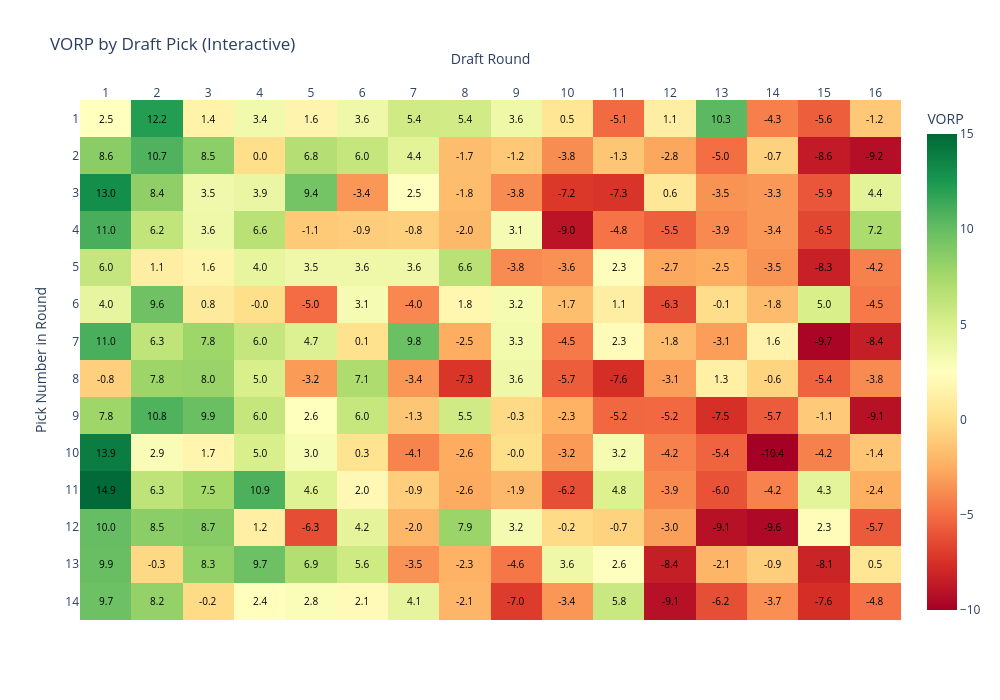

Notebook code cell kept with this figure:
### Code cell
pivot_vorp = heatmap_df.pivot(index='roundPickNumber', columns='roundId', values='vorp')
pivot_player = heatmap_df.pivot(index='roundPickNumber', columns='roundId', values='player_name')
pivot_position = heatmap_df.pivot(index='roundPickNumber', columns='roundId', values='position')
pivot_points = heatmap_df.pivot(index='roundPickNumber', columns='roundId', values='points')

# Build hover text
hover_text = (
    '<b>' + pivot_player.fillna('') + '</b><br>' +
    'Pos: ' + pivot_position.fillna('') + '<br>' +
    'VORP: ' + pivot_vorp.round(2).astype(str) + '<br>' +
    'Points: ' + pivot_points.fillna(0).astype(int).astype(str)
)

# Create Heatmap
fig = go.Figure(data=go.Heatmap(
    z=pivot_vorp.values,
    x=pivot_vorp.columns,
    y=pivot_vorp.index,
    text=hover_text.values,
    hoverinfo="text",
    colorscale='RdYlGn',
    zmin=-10,
    zmax=15,
    showscale=True,
    colorbar=dict(title="VORP"),
))

# Add text in center of each box (VORP)
for i in range(len(pivot_vorp.index)):
    for j in range(len(pivot_vorp.columns)):
        value = pivot_vorp.iloc[i, j]
        if pd.notnull(value):
            fig.add_annotation(
                text=f"{value:.1f}",
                x=pivot_vorp.columns[j],
                y=pivot_vorp.index[i],
                showarrow=False,
                font=dict(color="black", size=10),
                xanchor="center",
                yanchor="middle"
            )

# Layout adjustments
fig.update_layout(
    title="VORP by Draft Pick (Interactive)",
    xaxis=dict(title="Draft Round", side='top', tickmode='linear', dtick=1),
    yaxis=dict(title="Pick Number in Round", autorange='reversed', tickmode='linear', dtick=1),
    width=1000,
    height=700,
    plot_bgcolor='white'
)

fig.write_html("../docs/charts/draft_value_chart.html")
fig.show()

### Figure 1 — Plotly figure (JSON) as saved in the notebook; plotly's stock layout.template omitted (floating-point values rounded to 4 significant figures; data arrays with more than 128 entries replaced by an {"elided": "..."} marker saying what was removed)
{"data": [{"colorbar": {"title": {"text": "VORP"}}, "colorscale": [[0, "rgb(165,0,38)"], [0.1, "rgb(215,48,39)"], [0.2, "rgb(244,109,67)"], [0.3, "rgb(253,174,97)"], [0.4, "rgb(254,224,139)"], [0.5, "rgb(255,255,191)"], [0.6, "rgb(217,239,139)"], [0.7, "rgb(166,217,106)"], [0.8, "rgb(102,189,99)"], [0.9, "rgb(26,152,80)"], [1, "rgb(0,104,55)"]], "hoverinfo": "text", "showscale": true, "text": {"elided": "14x16 str values"}, "type": "heatmap", "x": [1, 2, 3, 4, 5, 6, 7, 8, 9, 10, 11, 12, 13, 14, 15, 16], "y": [1, 2, 3, 4, 5, 6, 7, 8, 9, 10, 11, 12, 13, 14], "z": {"elided": "14x16 float values"}, "zmax": 15, "zmin": -10}], "layout": {"annotations": [{"font": {"color": "black", "size": 10}, "showarrow": false, "text": "2.5", "x": 1, "xanchor": "center", "y": 1, "yanchor": "middle"}, {"font": {"color": "black", "size": 10}, "showarrow": false, "text": "12.2", "x": 2, "xanchor": "center", "y": 1, "yanchor": "middle"}, {"font": {"color": "black", "size": 10}, "showarrow": false, "text": "1.4", "x": 3, "xanchor": "center", "y": 1, "yanchor": "middle"}, {"font": {"color": "black", "size": 10}, "showarrow": false, "text": "3.4", "x": 4, "xanchor": "center", "y": 1, "yanchor": "middle"}, {"font": {"color": "black", "size": 10}, "showarrow": false, "text": "1.6", "x": 5, "xanchor": "center", "y": 1, "yanchor": "middle"}, {"font": {"color": "black", "size": 10}, "showarrow": false, "text": "3.6", "x": 6, "xanchor": "center", "y": 1, "yanchor": "middle"}, {"font": {"color": "black", "size": 10}, "showarrow": false, "text": "5.4", "x": 7, "xanchor": "center", "y": 1, "yanchor": "middle"}, {"font": {"color": "black", "size": 10}, "showarrow": false, "text": "5.4", "x": 8, "xanchor": "center", "y": 1, "yanchor": "middle"}, {"font": {"color": "black", "size": 10}, "showarrow": false, "text": "3.6", "x": 9, "xanchor": "center", "y": 1, "yanchor": "middle"}, {"font": {"color": "black", "size": 10}, "showarrow": false, "text": "0.5", "x": 10, "xanchor": "center", "y": 1, "yanchor": "middle"}, {"font": {"color": "black", "size": 10}, "showarrow": false, "text": "-5.1", "x": 11, "xanchor": "center", "y": 1, "yanchor": "middle"}, {"font": {"color": "black", "size": 10}, "showarrow": false, "text": "1.1", "x": 12, "xanchor": "center", "y": 1, "yanchor": "middle"}, {"font": {"color": "black", "size": 10}, "showarrow": false, "text": "10.3", "x": 13, "xanchor": "center", "y": 1, "yanchor": "middle"}, {"font": {"color": "black", "size": 10}, "showarrow": false, "text": "-4.3", "x": 14, "xanchor": "center", "y": 1, "yanchor": "middle"}, {"font": {"color": "black", "size": 10}, "showarrow": false, "text": "-5.6", "x": 15, "xanchor": "center", "y": 1, "yanchor": "middle"}, {"font": {"color": "black", "size": 10}, "showarrow": false, "text": "-1.2", "x": 16, "xanchor": "center", "y": 1, "yanchor": "middle"}, {"font": {"color": "black", "size": 10}, "showarrow": false, "text": "8.6", "x": 1, "xanchor": "center", "y": 2, "yanchor": "middle"}, {"font": {"color": "black", "size": 10}, "showarrow": false, "text": "10.7", "x": 2, "xanchor": "center", "y": 2, "yanchor": "middle"}, {"font": {"color": "black", "size": 10}, "showarrow": false, "text": "8.5", "x": 3, "xanchor": "center", "y": 2, "yanchor": "middle"}, {"font": {"color": "black", "size": 10}, "showarrow": false, "text": "0.0", "x": 4, "xanchor": "center", "y": 2, "yanchor": "middle"}, {"font": {"color": "black", "size": 10}, "showarrow": false, "text": "6.8", "x": 5, "xanchor": "center", "y": 2, "yanchor": "middle"}, {"font": {"color": "black", "size": 10}, "showarrow": false, "text": "6.0", "x": 6, "xanchor": "center", "y": 2, "yanchor": "middle"}, {"font": {"color": "black", "size": 10}, "showarrow": false, "text": "4.4", "x": 7, "xanchor": "center", "y": 2, "yanchor": "middle"}, {"font": {"color": "black", "size": 10}, "showarrow": false, "text": "-1.7", "x": 8, "xanchor": "center", "y": 2, "yanchor": "middle"}, {"font": {"color": "black", "size": 10}, "showarrow": false, "text": "-1.2", "x": 9, "xanchor": "center", "y": 2, "yanchor": "middle"}, {"font": {"color": "black", "size": 10}, "showarrow": false, "text": "-3.8", "x": 10, "xanchor": "center", "y": 2, "yanchor": "middle"}, {"font": {"color": "black", "size": 10}, "showarrow": false, "text": "-1.3", "x": 11, "xanchor": "center", "y": 2, "yanchor": "middle"}, {"font": {"color": "black", "size": 10}, "showarrow": false, "text": "-2.8", "x": 12, "xanchor": "center", "y": 2, "yanchor": "middle"}, {"font": {"color": "black", "size": 10}, "showarrow": false, "text": "-5.0", "x": 13, "xanchor": "center", "y": 2, "yanchor": "middle"}, {"font": {"color": "black", "size": 10}, "showarrow": false, "text": "-0.7", "x": 14, "xanchor": "center", "y": 2, "yanchor": "middle"}, {"font": {"color": "black", "size": 10}, "showarrow": false, "text": "-8.6", "x": 15, "xanchor": "center", "y": 2, "yanchor": "middle"}, {"font": {"color": "black", "size": 10}, "showarrow": false, "text": "-9.2", "x": 16, "xanchor": "center", "y": 2, "yanchor": "middle"}, {"font": {"color": "black", "size": 10}, "showarrow": false, "text": "13.0", "x": 1, "xanchor": "center", "y": 3, "yanchor": "middle"}, {"font": {"color": "black", "size": 10}, "showarrow": false, "text": "8.4", "x": 2, "xanchor": "center", "y": 3, "yanchor": "middle"}, {"font": {"color": "black", "size": 10}, "showarrow": false, "text": "3.5", "x": 3, "xanchor": "center", "y": 3, "yanchor": "middle"}, {"font": {"color": "black", "size": 10}, "showarrow": false, "text": "3.9", "x": 4, "xanchor": "center", "y": 3, "yanchor": "middle"}, {"font": {"color": "black", "size": 10}, "showarrow": false, "text": "9.4", "x": 5, "xanchor": "center", "y": 3, "yanchor": "middle"}, {"font": {"color": "black", "size": 10}, "showarrow": false, "text": "-3.4", "x": 6, "xanchor": "center", "y": 3, "yanchor": "middle"}, {"font": {"color": "black", "size": 10}, "showarrow": false, "text": "2.5", "x": 7, "xanchor": "center", "y": 3, "yanchor": "middle"}, {"font": {"color": "black", "size": 10}, "showarrow": false, "text": "-1.8", "x": 8, "xanchor": "center", "y": 3, "yanchor": "middle"}, {"font": {"color": "black", "size": 10}, "showarrow": false, "text": "-3.8", "x": 9, "xanchor": "center", "y": 3, "yanchor": "middle"}, {"font": {"color": "black", "size": 10}, "showarrow": false, "text": "-7.2", "x": 10, "xanchor": "center", "y": 3, "yanchor": "middle"}, {"font": {"color": "black", "size": 10}, "showarrow": false, "text": "-7.3", "x": 11, "xanchor": "center", "y": 3, "yanchor": "middle"}, {"font": {"color": "black", "size": 10}, "showarrow": false, "text": "0.6", "x": 12, "xanchor": "center", "y": 3, "yanchor": "middle"}, {"font": {"color": "black", "size": 10}, "showarrow": false, "text": "-3.5", "x": 13, "xanchor": "center", "y": 3, "yanchor": "middle"}, {"font": {"color": "black", "size": 10}, "showarrow": false, "text": "-3.3", "x": 14, "xanchor": "center", "y": 3, "yanchor": "middle"}, {"font": {"color": "black", "size": 10}, "showarrow": false, "text": "-5.9", "x": 15, "xanchor": "center", "y": 3, "yanchor": "middle"}, {"font": {"color": "black", "size": 10}, "showarrow": false, "text": "4.4", "x": 16, "xanchor": "center", "y": 3, "yanchor": "middle"}, {"font": {"color": "black", "size": 10}, "showarrow": false, "text": "11.0", "x": 1, "xanchor": "center", "y": 4, "yanchor": "middle"}, {"font": {"color": "black", "size": 10}, "showarrow": false, "text": "6.2", "x": 2, "xanchor": "center", "y": 4, "yanchor": "middle"}, {"font": {"color": "black", "size": 10}, "showarrow": false, "text": "3.6", "x": 3, "xanchor": "center", "y": 4, "yanchor": "middle"}, {"font": {"color": "black", "size": 10}, "showarrow": false, "text": "6.6", "x": 4, "xanchor": "center", "y": 4, "yanchor": "middle"}, {"font": {"color": "black", "size": 10}, "showarrow": false, "text": "-1.1", "x": 5, "xanchor": "center", "y": 4, "yanchor": "middle"}, {"font": {"color": "black", "size": 10}, "showarrow": false, "text": "-0.9", "x": 6, "xanchor": "center", "y": 4, "yanchor": "middle"}, {"font": {"color": "black", "size": 10}, "showarrow": false, "text": "-0.8", "x": 7, "xanchor": "center", "y": 4, "yanchor": "middle"}, {"font": {"color": "black", "size": 10}, "showarrow": false, "text": "-2.0", "x": 8, "xanchor": "center", "y": 4, "yanchor": "middle"}, {"font": {"color": "black", "size": 10}, "showarrow": false, "text": "3.1", "x": 9, "xanchor": "center", "y": 4, "yanchor": "middle"}, {"font": {"color": "black", "size": 10}, "showarrow": false, "text": "-9.0", "x": 10, "xanchor": "center", "y": 4, "yanchor": "middle"}, {"font": {"color": "black", "size": 10}, "showarrow": false, "text": "-4.8", "x": 11, "xanchor": "center", "y": 4, "yanchor": "middle"}, {"font": {"color": "black", "size": 10}, "showarrow": false, "text": "-5.5", "x": 12, "xanchor": "center", "y": 4, "yanchor": "middle"}, {"font": {"color": "black", "size": 10}, "showarrow": false, "text": "-3.9", "x": 13, "xanchor": "center", "y": 4, "yanchor": "middle"}, {"font": {"color": "black", "size": 10}, "showarrow": false, "text": "-3.4", "x": 14, "xanchor": "center", "y": 4, "yanchor": "middle"}, {"font": {"color": "black", "size": 10}, "showarrow": false, "text": "-6.5", "x": 15, "xanchor": "center", "y": 4, "yanchor": "middle"}, {"font": {"color": "black", "size": 10}, "showarrow": false, "text": "7.2", "x": 16, "xanchor": "center", "y": 4, "yanchor": "middle"}, {"font": {"color": "black", "size": 10}, "showarrow": false, "text": "6.0", "x": 1, "xanchor": "center", "y": 5, "yanchor": "middle"}, {"font": {"color": "black", "size": 10}, "showarrow": false, "text": "1.1", "x": 2, "xanchor": "center", "y": 5, "yanchor": "middle"}, {"font": {"color": "black", "size": 10}, "showarrow": false, "text": "1.6", "x": 3, "xanchor": "center", "y": 5, "yanchor": "middle"}, {"font": {"color": "black", "size": 10}, "showarrow": false, "text": "4.0", "x": 4, "xanchor": "center", "y": 5, "yanchor": "middle"}, {"font": {"color": "black", "size": 10}, "showarrow": false, "text": "3.5", "x": 5, "xanchor": "center", "y": 5, "yanchor": "middle"}, {"font": {"color": "black", "size": 10}, "showarrow": false, "text": "3.6", "x": 6, "xanchor": "center", "y": 5, "yanchor": "middle"}, {"font": {"color": "black", "size": 10}, "showarrow": false, "text": "3.6", "x": 7, "xanchor": "center", "y": 5, "yanchor": "middle"}, {"font": {"color": "black", "size": 10}, "showarrow": false, "text": "6.6", "x": 8, "xanchor": "center", "y": 5, "yanchor": "middle"}, {"font": {"color": "black", "size": 10}, "showarrow": false, "text": "-3.8", "x": 9, "xanchor": "center", "y": 5, "yanchor": "middle"}, {"font": {"color": "black", "size": 10}, "showarrow": false, "text": "-3.6", "x": 10, "xanchor": "center", "y": 5, "yanchor": "middle"}, {"font": {"color": "black", "size": 10}, "showarrow": false, "text": "2.3", "x": 11, "xanchor": "center", "y": 5, "yanchor": "middle"}, {"font": {"color": "black", "size": 10}, "showarrow": false, "text": "-2.7", "x": 12, "xanchor": "center", "y": 5, "yanchor": "middle"}, {"font": {"color": "black", "size": 10}, "showarrow": false, "text": "-2.5", "x": 13, "xanchor": "center", "y": 5, "yanchor": "middle"}, {"font": {"color": "black", "size": 10}, "showarrow": false, "text": "-3.5", "x": 14, "xanchor": "center", "y": 5, "yanchor": "middle"}, {"font": {"color": "black", "size": 10}, "showarrow": false, "text": "-8.3", "x": 15, "xanchor": "center", "y": 5, "yanchor": "middle"}, {"font": {"color": "black", "size": 10}, "showarrow": false, "text": "-4.2", "x": 16, "xanchor": "center", "y": 5, "yanchor": "middle"}, {"font": {"color": "black", "size": 10}, "showarrow": false, "text": "4.0", "x": 1, "xanchor": "center", "y": 6, "yanchor": "middle"}, {"font": {"color": "black", "size": 10}, "showarrow": false, "text": "9.6", "x": 2, "xanchor": "center", "y": 6, "yanchor": "middle"}, {"font": {"color": "black", "size": 10}, "showarrow": false, "text": "0.8", "x": 3, "xanchor": "center", "y": 6, "yanchor": "middle"}, {"font": {"color": "black", "size": 10}, "showarrow": false, "text": "-0.0", "x": 4, "xanchor": "center", "y": 6, "yanchor": "middle"}, {"font": {"color": "black", "size": 10}, "showarrow": false, "text": "-5.0", "x": 5, "xanchor": "center", "y": 6, "yanchor": "middle"}, {"font": {"color": "black", "size": 10}, "showarrow": false, "text": "3.1", "x": 6, "xanchor": "center", "y": 6, "yanchor": "middle"}, {"font": {"color": "black", "size": 10}, "showarrow": false, "text": "-4.0", "x": 7, "xanchor": "center", "y": 6, "yanchor": "middle"}, {"font": {"color": "black", "size": 10}, "showarrow": false, "text": "1.8", "x": 8, "xanchor": "center", "y": 6, "yanchor": "middle"}, {"font": {"color": "black", "size": 10}, "showarrow": false, "text": "3.2", "x": 9, "xanchor": "center", "y": 6, "yanchor": "middle"}, {"font": {"color": "black", "size": 10}, "showarrow": false, "text": "-1.7", "x": 10, "xanchor": "center", "y": 6, "yanchor": "middle"}, {"font": {"color": "black", "size": 10}, "showarrow": false, "text": "1.1", "x": 11, "xanchor": "center", "y": 6, "yanchor": "middle"}, {"font": {"color": "black", "size": 10}, "showarrow": false, "text": "-6.3", "x": 12, "xanchor": "center", "y": 6, "yanchor": "middle"}, {"font": {"color": "black", "size": 10}, "showarrow": false, "text": "-0.1", "x": 13, "xanchor": "center", "y": 6, "yanchor": "middle"}, {"font": {"color": "black", "size": 10}, "showarrow": false, "text": "-1.8", "x": 14, "xanchor": "center", "y": 6, "yanchor": "middle"}, {"font": {"color": "black", "size": 10}, "showarrow": false, "text": "5.0", "x": 15, "xanchor": "center", "y": 6, "yanchor": "middle"}, {"font": {"color": "black", "size": 10}, "showarrow": false, "text": "-4.5", "x": 16, "xanchor": "center", "y": 6, "yanchor": "middle"}, {"font": {"color": "black", "size": 10}, "showarrow": false, "text": "11.0", "x": 1, "xanchor": "center", "y": 7, "yanchor": "middle"}, {"font": {"color": "black", "size": 10}, "showarrow": false, "text": "6.3", "x": 2, "xanchor": "center", "y": 7, "yanchor": "middle"}, {"font": {"color": "black", "size": 10}, "showarrow": false, "text": "7.8", "x": 3, "xanchor": "center", "y": 7, "yanchor": "middle"}, {"font": {"color": "black", "size": 10}, "showarrow": false, "text": "6.0", "x": 4, "xanchor": "center", "y": 7, "yanchor": "middle"}, {"font": {"color": "black", "size": 10}, "showarrow": false, "text": "4.7", "x": 5, "xanchor": "center", "y": 7, "yanchor": "middle"}, {"font": {"color": "black", "size": 10}, "showarrow": false, "text": "0.1", "x": 6, "xanchor": "center", "y": 7, "yanchor": "middle"}, {"font": {"color": "black", "size": 10}, "showarrow": false, "text": "9.8", "x": 7, "xanchor": "center", "y": 7, "yanchor": "middle"}, {"font": {"color": "black", "size": 10}, "showarrow": false, "text": "-2.5", "x": 8, "xanchor": "center", "y": 7, "yanchor": "middle"}, {"font": {"color": "black", "size": 10}, "showarrow": false, "text": "3.3", "x": 9, "xanchor": "center", "y": 7, "yanchor": "middle"}, {"font": {"color": "black", "size": 10}, "showarrow": false, "text": "-4.5", "x": 10, "xanchor": "center", "y": 7, "yanchor": "middle"}, {"font": {"color": "black", "size": 10}, "showarrow": false, "text": "2.3", "x": 11, "xanchor": "center", "y": 7, "yanchor": "middle"}, {"font": {"color": "black", "size": 10}, "showarrow": false, "text": "-1.8", "x": 12, "xanchor": "center", "y": 7, "yanchor": "middle"}, {"font": {"color": "black", "size": 10}, "showarrow": false, "text": "-3.1", "x": 13, "xanchor": "center", "y": 7, "yanchor": "middle"}, {"font": {"color": "black", "size": 10}, "showarrow": false, "text": "1.6", "x": 14, "xanchor": "center", "y": 7, "yanchor": "middle"}, {"font": {"color": "black", "size": 10}, "showarrow": false, "text": "-9.7", "x": 15, "xanchor": "center", "y": 7, "yanchor": "middle"}, {"font": {"color": "black", "size": 10}, "showarrow": false, "text": "-8.4", "x": 16, "xanchor": "center", "y": 7, "yanchor": "middle"}, {"font": {"color": "black", "size": 10}, "showarrow": false, "text": "-0.8", "x": 1, "xanchor": "center", "y": 8, "yanchor": "middle"}, {"font": {"color": "black", "size": 10}, "showarrow": false, "text": "7.8", "x": 2, "xanchor": "center", "y": 8, "yanchor": "middle"}, {"font": {"color": "black", "size": 10}, "showarrow": false, "text": "8.0", "x": 3, "xanchor": "center", "y": 8, "yanchor": "middle"}, {"font": {"color": "black", "size": 10}, "showarrow": false, "text": "5.0", "x": 4, "xanchor": "center", "y": 8, "yanchor": "middle"}, {"font": {"color": "black", "size": 10}, "showarrow": false, "text": "-3.2", "x": 5, "xanchor": "center", "y": 8, "yanchor": "middle"}, {"font": {"color": "black", "size": 10}, "showarrow": false, "text": "7.1", "x": 6, "xanchor": "center", "y": 8, "yanchor": "middle"}, {"font": {"color": "black", "size": 10}, "showarrow": false, "text": "-3.4", "x": 7, "xanchor": "center", "y": 8, "yanchor": "middle"}, {"font": {"color": "black", "size": 10}, "showarrow": false, "text": "-7.3", "x": 8, "xanchor": "center", "y": 8, "yanchor": "middle"}, {"font": {"color": "black", "size": 10}, "showarrow": false, "text": "3.6", "x": 9, "xanchor": "center", "y": 8, "yanchor": "middle"}, {"font": {"color": "black", "size": 10}, "showarrow": false, "text": "-5.7", "x": 10, "xanchor": "center", "y": 8, "yanchor": "middle"}, {"font": {"color": "black", "size": 10}, "showarrow": false, "text": "-7.6", "x": 11, "xanchor": "center", "y": 8, "yanchor": "middle"}, {"font": {"color": "black", "size": 10}, "showarrow": false, "text": "-3.1", "x": 12, "xanchor": "center", "y": 8, "yanchor": "middle"}, {"font": {"color": "black", "size": 10}, "showarrow": false, "text": "1.3", "x": 13, "xanchor": "center", "y": 8, "yanchor": "middle"}, {"font": {"color": "black", "size": 10}, "showarrow": false, "text": "-0.6", "x": 14, "xanchor": "center", "y": 8, "yanchor": "middle"}, {"font": {"color": "black", "size": 10}, "showarrow": false, "text": "-5.4", "x": 15, "xanchor": "center", "y": 8, "yanchor": "middle"}, {"font": {"color": "black", "size": 10}, "showarrow": false, "text": "-3.8", "x": 16, "xanchor": "center", "y": 8, "yanchor": "middle"}, {"font": {"color": "black", "size": 10}, "showarrow": false, "text": "7.8", "x": 1, "xanchor": "center", "y": 9, "yanchor": "middle"}, {"font": {"color": "black", "size": 10}, "showarrow": false, "text": "10.8", "x": 2, "xanchor": "center", "y": 9, "yanchor": "middle"}, {"font": {"color": "black", "size": 10}, "showarrow": false, "text": "9.9", "x": 3, "xanchor": "center", "y": 9, "yanchor": "middle"}, {"font": {"color": "black", "size": 10}, "showarrow": false, "text": "6.0", "x": 4, "xanchor": "center", "y": 9, "yanchor": "middle"}, {"font": {"color": "black", "size": 10}, "showarrow": false, "text": "2.6", "x": 5, "xanchor": "center", "y": 9, "yanchor": "middle"}, {"font": {"color": "black", "size": 10}, "showarrow": false, "text": "6.0", "x": 6, "xanchor": "center", "y": 9, "yanchor": "middle"}, {"font": {"color": "black", "size": 10}, "showarrow": false, "text": "-1.3", "x": 7, "xanchor": "center", "y": 9, "yanchor": "middle"}, {"font": {"color": "black", "size": 10}, "showarrow": false, "text": "5.5", "x": 8, "xanchor": "center", "y": 9, "yanchor": "middle"}, {"font": {"color": "black", "size": 10}, "showarrow": false, "text": "-0.3", "x": 9, "xanchor": "center", "y": 9, "yanchor": "middle"}, {"font": {"color": "black", "size": 10}, "showarrow": false, "text": "-2.3", "x": 10, "xanchor": "center", "y": 9, "yanchor": "middle"}, {"font": {"color": "black", "size": 10}, "showarrow": false, "text": "-5.2", "x": 11, "xanchor": "center", "y": 9, "yanchor": "middle"}, {"font": {"color": "black", "size": 10}, "showarrow": false, "text": "-5.2", "x": 12, "xanchor": "center", "y": 9, "yanchor": "middle"}, {"font": {"color": "black", "size": 10}, "showarrow": false, "text": "-7.5", "x": 13, "xanchor": "center", "y": 9, "yanchor": "middle"}, {"font": {"color": "black", "size": 10}, "showarrow": false, "text": "-5.7", "x": 14, "xanchor": "center", "y": 9, "yanchor": "middle"}, {"font": {"color": "black", "size": 10}, "showarrow": false, "text": "-1.1", "x": 15, "xanchor": "center", "y": 9, "yanchor": "middle"}, {"font": {"color": "black", "size": 10}, "showarrow": false, "text": "-9.1", "x": 16, "xanchor": "center", "y": 9, "yanchor": "middle"}, {"font": {"color": "black", "size": 10}, "showarrow": false, "text": "13.9", "x": 1, "xanchor": "center", "y": 10, "yanchor": "middle"}, {"font": {"color": "black", "size": 10}, "showarrow": false, "text": "2.9", "x": 2, "xanchor": "center", "y": 10, "yanchor": "middle"}, {"font": {"color": "black", "size": 10}, "showarrow": false, "text": "1.7", "x": 3, "xanchor": "center", "y": 10, "yanchor": "middle"}, {"font": {"color": "black", "size": 10}, "showarrow": false, "text": "5.0", "x": 4, "xanchor": "center", "y": 10, "yanchor": "middle"}, {"font": {"color": "black", "size": 10}, "showarrow": false, "text": "3.0", "x": 5, "xanchor": "center", "y": 10, "yanchor": "middle"}, {"font": {"color": "black", "size": 10}, "showarrow": false, "text": "0.3", "x": 6, "xanchor": "center", "y": 10, "yanchor": "middle"}, {"font": {"color": "black", "size": 10}, "showarrow": false, "text": "-4.1", "x": 7, "xanchor": "center", "y": 10, "yanchor": "middle"}, {"font": {"color": "black", "size": 10}, "showarrow": false, "text": "-2.6", "x": 8, "xanchor": "center", "y": 10, "yanchor": "middle"}, {"font": {"color": "black", "size": 10}, "showarrow": false, "text": "-0.0", "x": 9, "xanchor": "center", "y": 10, "yanchor": "middle"}, {"font": {"color": "black", "size": 10}, "showarrow": false, "text": "-3.2", "x": 10, "xanchor": "center", "y": 10, "yanchor": "middle"}, {"font": {"color": "black", "size": 10}, "showarrow": false, "text": "3.2", "x": 11, "xanchor": "center", "y": 10, "yanchor": "middle"}, {"font": {"color": "black", "size": 10}, "showarrow": false, "text": "-4.2", "x": 12, "xanchor": "center", "y": 10, "yanchor": "middle"}, {"font": {"color": "black", "size": 10}, "showarrow": false, "text": "-5.4", "x": 13, "xanchor": "center", "y": 10, "yanchor": "middle"}, {"font": {"color": "black", "size": 10}, "showarrow": false, "text": "-10.4", "x": 14, "xanchor": "center", "y": 10, "yanchor": "middle"}, {"font": {"color": "black", "size": 10}, "showarrow": false, "text": "-4.2", "x": 15, "xanchor": "center", "y": 10, "yanchor": "middle"}, {"font": {"color": "black", "size": 10}, "showarrow": false, "text": "-1.4", "x": 16, "xanchor": "center", "y": 10, "yanchor": "middle"}, {"font": {"color": "black", "size": 10}, "showarrow": false, "text": "14.9", "x": 1, "xanchor": "center", "y": 11, "yanchor": "middle"}, {"font": {"color": "black", "size": 10}, "showarrow": false, "text": "6.3", "x": 2, "xanchor": "center", "y": 11, "yanchor": "middle"}, {"font": {"color": "black", "size": 10}, "showarrow": false, "text": "7.5", "x": 3, "xanchor": "center", "y": 11, "yanchor": "middle"}, {"font": {"color": "black", "size": 10}, "showarrow": false, "text": "10.9", "x": 4, "xanchor": "center", "y": 11, "yanchor": "middle"}, {"font": {"color": "black", "size": 10}, "showarrow": false, "text": "4.6", "x": 5, "xanchor": "center", "y": 11, "yanchor": "middle"}, {"font": {"color": "black", "size": 10}, "showarrow": false, "text": "2.0", "x": 6, "xanchor": "center", "y": 11, "yanchor": "middle"}, {"font": {"color": "black", "size": 10}, "showarrow": false, "text": "-0.9", "x": 7, "xanchor": "center", "y": 11, "yanchor": "middle"}, {"font": {"color": "black", "size": 10}, "showarrow": false, "text": "-2.6", "x": 8, "xanchor": "center", "y": 11, "yanchor": "middle"}, {"font": {"color": "black", "size": 10}, "showarrow": false, "text": "-1.9", "x": 9, "xanchor": "center", "y": 11, "yanchor": "middle"}, {"font": {"color": "black", "size": 10}, "showarrow": false, "text": "-6.2", "x": 10, "xanchor": "center", "y": 11, "yanchor": "middle"}, {"font": {"color": "black", "size": 10}, "showarrow": false, "text": "4.8", "x": 11, "xanchor": "center", "y": 11, "yanchor": "middle"}, {"font": {"color": "black", "size": 10}, "showarrow": false, "text": "-3.9", "x": 12, "xanchor": "center", "y": 11, "yanchor": "middle"}, {"font": {"color": "black", "size": 10}, "showarrow": false, "text": "-6.0", "x": 13, "xanchor": "center", "y": 11, "yanchor": "middle"}, {"font": {"color": "black", "size": 10}, "showarrow": false, "text": "-4.2", "x": 14, "xanchor": "center", "y": 11, "yanchor": "middle"}, {"font": {"color": "black", "size": 10}, "showarrow": false, "text": "4.3", "x": 15, "xanchor": "center", "y": 11, "yanchor": "middle"}, {"font": {"color": "black", "size": 10}, "showarrow": false, "text": "-2.4", "x": 16, "xanchor": "center", "y": 11, "yanchor": "middle"}, {"font": {"color": "black", "size": 10}, "showarrow": false, "text": "10.0", "x": 1, "xanchor": "center", "y": 12, "yanchor": "middle"}, {"font": {"color": "black", "size": 10}, "showarrow": false, "text": "8.5", "x": 2, "xanchor": "center", "y": 12, "yanchor": "middle"}, {"font": {"color": "black", "size": 10}, "showarrow": false, "text": "8.7", "x": 3, "xanchor": "center", "y": 12, "yanchor": "middle"}, {"font": {"color": "black", "size": 10}, "showarrow": false, "text": "1.2", "x": 4, "xanchor": "center", "y": 12, "yanchor": "middle"}, {"font": {"color": "black", "size": 10}, "showarrow": false, "text": "-6.3", "x": 5, "xanchor": "center", "y": 12, "yanchor": "middle"}, {"font": {"color": "black", "size": 10}, "showarrow": false, "text": "4.2", "x": 6, "xanchor": "center", "y": 12, "yanchor": "middle"}, {"font": {"color": "black", "size": 10}, "showarrow": false, "text": "-2.0", "x": 7, "xanchor": "center", "y": 12, "yanchor": "middle"}, {"font": {"color": "black", "size": 10}, "showarrow": false, "text": "7.9", "x": 8, "xanchor": "center", "y": 12, "yanchor": "middle"}, {"font": {"color": "black", "size": 10}, "showarrow": false, "text": "3.2", "x": 9, "xanchor": "center", "y": 12, "yanchor": "middle"}, {"font": {"color": "black", "size": 10}, "showarrow": false, "text": "-0.2", "x": 10, "xanchor": "center", "y": 12, "yanchor": "middle"}, {"font": {"color": "black", "size": 10}, "showarrow": false, "text": "-0.7", "x": 11, "xanchor": "center", "y": 12, "yanchor": "middle"}, {"font": {"color": "black", "size": 10}, "showarrow": false, "text": "-3.0", "x": 12, "xanchor": "center", "y": 12, "yanchor": "middle"}, {"font": {"color": "black", "size": 10}, "showarrow": false, "text": "-9.1", "x": 13, "xanchor": "center", "y": 12, "yanchor": "middle"}, {"font": {"color": "black", "size": 10}, "showarrow": false, "text": "-9.6", "x": 14, "xanchor": "center", "y": 12, "yanchor": "middle"}, {"font": {"color": "black", "size": 10}, "showarrow": false, "text": "2.3", "x": 15, "xanchor": "center", "y": 12, "yanchor": "middle"}, {"font": {"color": "black", "size": 10}, "showarrow": false, "text": "-5.7", "x": 16, "xanchor": "center", "y": 12, "yanchor": "middle"}, {"font": {"color": "black", "size": 10}, "showarrow": false, "text": "9.9", "x": 1, "xanchor": "center", "y": 13, "yanchor": "middle"}, {"font": {"color": "black", "size": 10}, "showarrow": false, "text": "-0.3", "x": 2, "xanchor": "center", "y": 13, "yanchor": "middle"}, {"font": {"color": "black", "size": 10}, "showarrow": false, "text": "8.3", "x": 3, "xanchor": "center", "y": 13, "yanchor": "middle"}, {"font": {"color": "black", "size": 10}, "showarrow": false, "text": "9.7", "x": 4, "xanchor": "center", "y": 13, "yanchor": "middle"}, {"font": {"color": "black", "size": 10}, "showarrow": false, "text": "6.9", "x": 5, "xanchor": "center", "y": 13, "yanchor": "middle"}, {"font": {"color": "black", "size": 10}, "showarrow": false, "text": "5.6", "x": 6, "xanchor": "center", "y": 13, "yanchor": "middle"}, {"font": {"color": "black", "size": 10}, "showarrow": false, "text": "-3.5", "x": 7, "xanchor": "center", "y": 13, "yanchor": "middle"}, {"font": {"color": "black", "size": 10}, "showarrow": false, "text": "-2.3", "x": 8, "xanchor": "center", "y": 13, "yanchor": "middle"}, {"font": {"color": "black", "size": 10}, "showarrow": false, "text": "-4.6", "x": 9, "xanchor": "center", "y": 13, "yanchor": "middle"}, {"font": {"color": "black", "size": 10}, "showarrow": false, "text": "3.6", "x": 10, "xanchor": "center", "y": 13, "yanchor": "middle"}, {"font": {"color": "black", "size": 10}, "showarrow": false, "text": "2.6", "x": 11, "xanchor": "center", "y": 13, "yanchor": "middle"}, {"font": {"color": "black", "size": 10}, "showarrow": false, "text": "-8.4", "x": 12, "xanchor": "center", "y": 13, "yanchor": "middle"}, {"font": {"color": "black", "size": 10}, "showarrow": false, "text": "-2.1", "x": 13, "xanchor": "center", "y": 13, "yanchor": "middle"}, {"font": {"color": "black", "size": 10}, "showarrow": false, "text": "-0.9", "x": 14, "xanchor": "center", "y": 13, "yanchor": "middle"}, {"font": {"color": "black", "size": 10}, "showarrow": false, "text": "-8.1", "x": 15, "xanchor": "center", "y": 13, "yanchor": "middle"}, {"font": {"color": "black", "size": 10}, "showarrow": false, "text": "0.5", "x": 16, "xanchor": "center", "y": 13, "yanchor": "middle"}, {"font": {"color": "black", "size": 10}, "showarrow": false, "text": "9.7", "x": 1, "xanchor": "center", "y": 14, "yanchor": "middle"}, {"font": {"color": "black", "size": 10}, "showarrow": false, "text": "8.2", "x": 2, "xanchor": "center", "y": 14, "yanchor": "middle"}, {"font": {"color": "black", "size": 10}, "showarrow": false, "text": "-0.2", "x": 3, "xanchor": "center", "y": 14, "yanchor": "middle"}, {"font": {"color": "black", "size": 10}, "showarrow": false, "text": "2.4", "x": 4, "xanchor": "center", "y": 14, "yanchor": "middle"}, {"font": {"color": "black", "size": 10}, "showarrow": false, "text": "2.8", "x": 5, "xanchor": "center", "y": 14, "yanchor": "middle"}, {"font": {"color": "black", "size": 10}, "showarrow": false, "text": "2.1", "x": 6, "xanchor": "center", "y": 14, "yanchor": "middle"}, {"font": {"color": "black", "size": 10}, "showarrow": false, "text": "4.1", "x": 7, "xanchor": "center", "y": 14, "yanchor": "middle"}, {"font": {"color": "black", "size": 10}, "showarrow": false, "text": "-2.1", "x": 8, "xanchor": "center", "y": 14, "yanchor": "middle"}, {"font": {"color": "black", "size": 10}, "showarrow": false, "text": "-7.0", "x": 9, "xanchor": "center", "y": 14, "yanchor": "middle"}, {"font": {"color": "black", "size": 10}, "showarrow": false, "text": "-3.4", "x": 10, "xanchor": "center", "y": 14, "yanchor": "middle"}, {"font": {"color": "black", "size": 10}, "showarrow": false, "text": "5.8", "x": 11, "xanchor": "center", "y": 14, "yanchor": "middle"}, {"font": {"color": "black", "size": 10}, "showarrow": false, "text": "-9.1", "x": 12, "xanchor": "center", "y": 14, "yanchor": "middle"}, {"font": {"color": "black", "size": 10}, "showarrow": false, "text": "-6.2", "x": 13, "xanchor": "center", "y": 14, "yanchor": "middle"}, {"font": {"color": "black", "size": 10}, "showarrow": false, "text": "-3.7", "x": 14, "xanchor": "center", "y": 14, "yanchor": "middle"}, {"font": {"color": "black", "size": 10}, "showarrow": false, "text": "-7.6", "x": 15, "xanchor": "center", "y": 14, "yanchor": "middle"}, {"font": {"color": "black", "size": 10}, "showarrow": false, "text": "-4.8", "x": 16, "xanchor": "center", "y": 14, "yanchor": "middle"}], "height": 700, "plot_bgcolor": "white", "title": {"text": "VORP by Draft Pick (Interactive)"}, "width": 1000, "xaxis": {"dtick": 1, "side": "top", "tickmode": "linear", "title": {"text": "Draft Round"}}, "yaxis": {"autorange": "reversed", "dtick": 1, "tickmode": "linear", "title": {"text": "Pick Number in Round"}}}}
